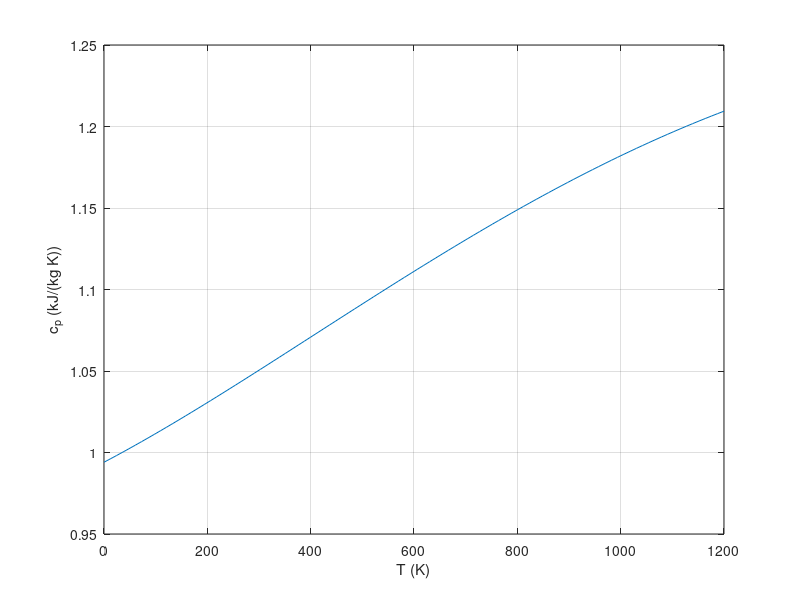

Reproduce this figure in MATLAB.
% TOPIC: roots
% TITLE: Specific heat of dry air: plot cp(T) and find T for cp = 1.1 with MATLAB polynomial functions
% SOURCE: Chapra Prob. 6.13
% KEYWORDS: specific heat, dry air, polynomial, roots, polyval, temperature, thermodynamics, plot
% PROBLEM:
% The zero-pressure specific heat of dry air cp (kJ/(kg K)) is related to temperature (K) by
% cp = 0.99403 + 1.671e-4 T + 9.7215e-8 T^2 - 9.5838e-11 T^3 + 1.9520e-14 T^4.
% Write a MATLAB script (a) to plot cp versus a range of T = 0 to 1200 K and (b) to determine the temperature
% that corresponds to a specific heat of 1.1 kJ/(kg K) with MATLAB polynomial functions.
% CHECK: abs(Tcp - 544.0875377) < 1e-6
% CODE:
c = [1.9520e-14 -9.5838e-11 9.7215e-8 1.671e-4 0.99403];
T = linspace(0, 1200);
figure; plot(T, polyval(c, T)); grid on; xlabel('T (K)'); ylabel('c_p (kJ/(kg K))');
r = roots(c - [0 0 0 0 1.1]);
r = real(r(abs(imag(r)) < 1e-9 & real(r) >= 0 & real(r) <= 1200));
Tcp = r(1);
fprintf('cp = 1.1 kJ/(kg K) at T = %.4f K\n', Tcp);
